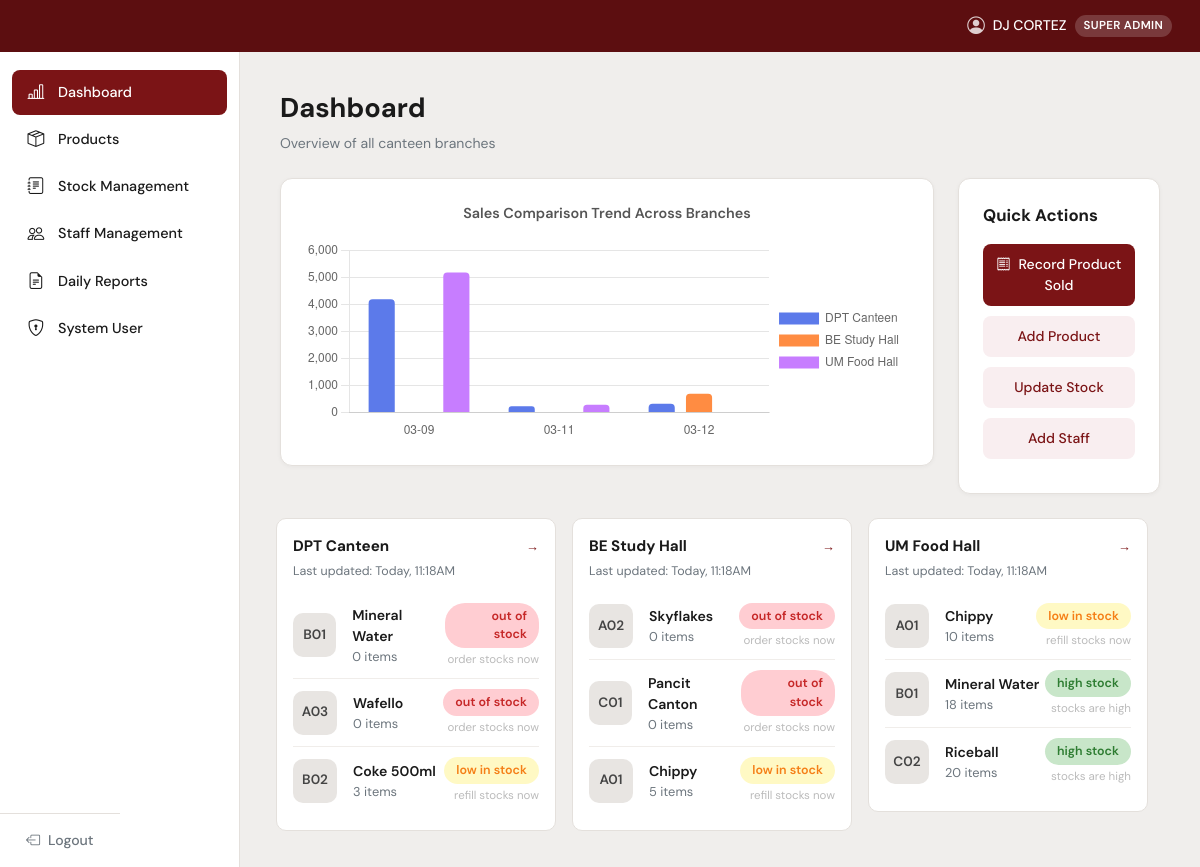
Page /dashboard.php (signed in) on the committed database.
### tables this page shows
CREATE TABLE `branches` (
  `id` int(11) NOT NULL,
  `name` varchar(100) NOT NULL,
  `code` varchar(20) NOT NULL,
  `address` varchar(255) DEFAULT NULL
);

CREATE TABLE `stocks` (
  `id` int(11) NOT NULL,
  `product_id` int(11) NOT NULL,
  `branch_id` int(11) NOT NULL,
  `quantity` int(11) NOT NULL DEFAULT 0,
  `reorder_level` int(11) NOT NULL DEFAULT 0,
  `last_updated` timestamp NOT NULL DEFAULT current_timestamp() ON UPDATE current_timestamp()
);

CREATE TABLE `products` (
  `id` int(11) NOT NULL,
  `product_id` varchar(20) NOT NULL,
  `name` varchar(150) NOT NULL,
  `category_id` int(11) DEFAULT NULL,
  `cost_price` decimal(10,2) NOT NULL DEFAULT 0.00,
  `selling_price` decimal(10,2) NOT NULL DEFAULT 0.00,
  `created_at` timestamp NOT NULL DEFAULT current_timestamp()
);

### includes/config.php (called while the page is built, shortened)
<?php
function userRole() {
    return $_SESSION['role'] ?? '';
}
function hasRole(string $min_role): bool {
    $levels = ['staff' => 1, 'admin' => 2, 'super_admin' => 3];
    $current = $levels[userRole()] ?? 0;
    $required = $levels[$min_role] ?? 99;
    return $current >= $required;
}
function roleBadge(string $role): string {
    return match($role) {
        'super_admin' => 'Super Admin',
        'admin'       => 'Admin',
        'staff'       => 'Staff',
        default       => ucfirst($role),
    };
}
?>

### dashboard.php (the view, shortened to what this page needs)
<?php
require_once 'includes/config.php';
$db = getDB();
$chartData = [];
$branches  = $db->query("SELECT id, name, code FROM branches ORDER BY id")->fetch_all(MYSQLI_ASSOC);
$dates     = $db->query("SELECT DISTINCT sale_date FROM sales ORDER BY sale_date DESC LIMIT 7")->fetch_all(MYSQLI_ASSOC);
$dates     = array_reverse($dates);
foreach ($dates as $d) {
    $row = ['date' => date('m-d', strtotime($d['sale_date']))];
    foreach ($branches as $b) {
        $r = $db->query("SELECT COALESCE(SUM(total_amount),0) as total FROM sales
                          WHERE branch_id={$b['id']} AND sale_date='{$d['sale_date']}'")->fetch_assoc();
        $row[$b['code']] = (float)$r['total'];
    }
    $chartData[] = $row;
}
$stockOverview = [];
foreach ($branches as $b) {
    $items = $db->query("SELECT p.product_id, p.name, s.quantity FROM stocks s
                          JOIN products p ON p.id=s.product_id
                          WHERE s.branch_id={$b['id']}
                          ORDER BY s.quantity ASC LIMIT 3")->fetch_all(MYSQLI_ASSOC);
    $stockOverview[$b['id']] = ['branch' => $b, 'items' => $items];
}
include 'includes/header.php';
?>
<div class="mb-4 d-flex align-items-center justify-content-between">
    <div>
        <div class="page-title">Dashboard</div>
        <div class="page-subtitle">Overview of all canteen branches</div>
    </div>
</div>
<div class="row g-4">
    <div class="col-lg-9">
        <div class="c-card p-4">
            <div class="mb-3 text-center" style="font-size:.9rem;font-weight:600;color:#555;">Sales Comparison Trend Across Branches</div>
            <canvas id="salesChart" height="100"></canvas>
        </div>
    </div>
    <div class="col-lg-3">
        <div class="c-card p-4">
            <div class="section-title mb-3">Quick Actions</div>
            <a href="invoice.php" class="quick-btn primary"><i class="bi bi-receipt me-2"></i>Record Product Sold</a>
            <a href="add_product.php" class="quick-btn secondary">Add Product</a>
            <a href="stock.php" class="quick-btn secondary">Update Stock</a>
            <?php if (hasRole('admin')): ?>
            <a href="add_staff.php" class="quick-btn secondary">Add Staff</a>
            <?php endif; ?>
        </div>
    </div>
<div class="row g-3 mt-2">
    <?php foreach ($stockOverview as $so): ?>
    <div class="col-md-4">
        <div class="stock-card">
            <div class="d-flex align-items-center justify-content-between mb-1">
                <span class="branch-name"><?= htmlspecialchars($so['branch']['name']) ?></span>
                <a href="stock.php?branch=<?= $so['branch']['id'] ?>" style="font-size:.8rem;color:var(--maroon);text-decoration:none;">→</a>
            </div>
            <div class="last-updated">Last updated: Today, <?= date('h:iA') ?></div>
            <?php foreach ($so['items'] as $item):
                $qty = (int)$item['quantity'];
                if ($qty === 0)    { $cls = 'status-out'; $label = 'out of stock'; $hint = 'order stocks now'; }
                elseif ($qty <= 15) { $cls = 'status-low'; $label = 'low in stock'; $hint = 'refill stocks now'; }
                else               { $cls = 'status-high'; $label = 'high stock';  $hint = 'stocks are high'; }
            ?>
            <div class="stock-item">
                <div class="d-flex align-items-center gap-3">
                    <div class="id-badge"><?= htmlspecialchars($item['product_id']) ?></div>
                    <div class="item-info">
                        <div class="name"><?= htmlspecialchars($item['name']) ?></div>
                        <div class="qty"><?= $qty ?> items</div>
                    </div>
                </div>
                <div class="status-wrap">
                    <span class="status-pill <?= $cls ?>"><?= $label ?></span>
                    <div class="hint"><?= $hint ?></div>
                </div>
            </div>
            <?php endforeach; ?>
        </div>
    </div>
    <?php endforeach; ?>
</div>
<script>
const chartData   = <?= json_encode($chartData) ?>;
const labels      = chartData.map(d => d.date);
const colors      = ['#5C7AEA','#FF8C42','#C77DFF'];
const branchKeys  = <?= json_encode(array_column($branches, 'code')) ?>;
const branchNames = <?= json_encode(array_column($branches, 'name')) ?>;
new Chart(document.getElementById('salesChart'), {
    type: 'bar',
    data: {
        labels,
        datasets: branchKeys.map((key, i) => ({
            label: branchNames[i],
            data: chartData.map(d => d[key] || 0),
            backgroundColor: colors[i],
            borderRadius: 4,
            barPercentage: 0.7,
        }))
    },
    options: {
        responsive: true,
        plugins: { legend: { position: 'right' } },
        scales: {
            y: { beginAtZero: true, ticks: { callback: v => v.toLocaleString() } },
            x: { grid: { display: false } }
        }
    }
});
</script>
<?php include 'includes/footer.php'; ?>

### includes/header.php (shortened to what this page needs)
<?php
$current_page = basename($_SERVER['PHP_SELF'], '.php');
$_role        = userRole();
?>
<!DOCTYPE html>
<html lang="en">
<head>
    <link rel="stylesheet" href="https://cdn.jsdelivr.net/npm/bootstrap@5.3.2/dist/css/bootstrap.min.css">
    <link rel="stylesheet" href="https://cdn.jsdelivr.net/npm/bootstrap-icons@1.11.3/font/bootstrap-icons.min.css">
</head>
<body>
<div class="topbar">
    <div class="admin-badge">
        <i class="bi bi-person-circle"></i>
        <?= htmlspecialchars($_SESSION['full_name'] ?? 'User') ?>
        <span class="role-chip"><?= roleBadge($_role) ?></span>
    </div>
</div>
<nav class="sidebar">
    <ul class="nav-list">
        <li class="nav-item">
            <a href="dashboard.php" class="nav-link <?= $current_page === 'dashboard' ? 'active' : '' ?>">
                <i class="bi bi-bar-chart-line"></i> Dashboard
            </a>
        </li>
        <li class="nav-item">
            <a href="products.php" class="nav-link <?= in_array($current_page, ['products','add_product','edit_product']) ? 'active' : '' ?>">
                <i class="bi bi-box-seam"></i> Products
            </a>
        </li>
        <li class="nav-item">
            <a href="stock.php" class="nav-link <?= in_array($current_page, ['stock','stock_branch','update_stock']) ? 'active' : '' ?>">
                <i class="bi bi-journal-text"></i> Stock Management
            </a>
        </li>
        <?php if (hasRole('admin')): ?>
        <li class="nav-item">
            <a href="staff.php"
               class="nav-link <?= in_array($current_page, ['staff','add_staff','edit_staff','view_staff','staff_attendance','attendance_history']) ? 'active' : '' ?>">
                <i class="bi bi-people"></i> Staff Management
            </a>
        </li>
        <?php endif; ?>
        <?php if (hasRole('super_admin')): ?>
        <li class="nav-item">
            <a href="reports.php" class="nav-link <?= in_array($current_page, ['reports','invoice']) ? 'active' : '' ?>">
                <i class="bi bi-file-earmark-text"></i> Daily Reports
            </a>
        </li>
        <?php endif; ?>
        <?php if (hasRole('super_admin')): ?>
        <li class="nav-item">
            <a href="system_user.php" class="nav-link <?= $current_page === 'system_user' ? 'active' : '' ?>">
                <i class="bi bi-shield-lock"></i> System User
            </a>
        </li>
        <?php endif; ?>
    </ul>
    <form method="POST" action="logout.php">
        <button type="submit" class="logout-btn">
            <i class="bi bi-box-arrow-left me-2"></i>Logout
        </button>
    </form>
</nav>
<div class="main-content">

### includes/footer.php (shortened to what this page needs)
</div>
</body>
</html>

### includes/header.php (style rules this page uses)
:root { --maroon: #7B1416; --maroon-dark: #5C0E10; --maroon-light: #A03030; --crimson: #C1375A; --bg-body: #F0EEEC; --sidebar-w: 240px; --header-h: 52px; --text-main: #1a1a1a; --text-muted: #6c757d; --card-bg: #FFFFFF; --border: #E4E0DC; --tbl-header: #EAE6E2; }
*, *::before, *::after { box-sizing: border-box; margin: 0; padding: 0; }
body { font-family: 'DM Sans', sans-serif; background: var(--bg-body); color: var(--text-main); min-height: 100vh; }
.topbar { position: fixed; top: 0; left: 0; right: 0; z-index: 1000; height: var(--header-h); background: var(--maroon-dark); display: flex; align-items: center; justify-content: flex-end; padding: 0 28px; }
.topbar .admin-badge { color: #fff; font-size: .875rem; font-weight: 500; display: flex; align-items: center; gap: 8px; }
.topbar .admin-badge i { font-size: 1.1rem; opacity: .8; }
.role-chip { font-size: .72rem; font-weight: 600; padding: 2px 9px; border-radius: 20px; background: rgba(255,255,255,.18); letter-spacing: .03em; text-transform: uppercase; }
.sidebar { position: fixed; top: var(--header-h); left: 0; bottom: 0; width: var(--sidebar-w); background: #fff; border-right: 1px solid var(--border); display: flex; flex-direction: column; overflow-y: auto; z-index: 900; }
.sidebar .nav-list { list-style: none; padding: 18px 12px; flex: 1; }
.sidebar .nav-item { margin-bottom: 2px; }
.sidebar .nav-link { display: flex; align-items: center; gap: 12px; padding: 10px 14px; border-radius: 8px; color: var(--text-main); font-size: .9rem; font-weight: 500; text-decoration: none; transition: background .15s, color .15s; }
.sidebar .nav-link i { font-size: 1.05rem; width: 20px; text-align: center; }
.sidebar .nav-link.active { background: var(--maroon); color: #fff; }
.sidebar .logout-btn { padding: 16px 26px; color: var(--text-muted); font-size: .88rem; font-weight: 500; cursor: pointer; border: none; background: none; text-align: left; border-top: 1px solid var(--border); }
.main-content { margin-left: var(--sidebar-w); margin-top: var(--header-h); padding: 36px 40px; min-height: calc(100vh - var(--header-h)); }
.page-title { font-size: 1.7rem; font-weight: 700; margin-bottom: 4px; }
.page-subtitle { color: var(--text-muted); font-size: .875rem; }
.c-card { background: var(--card-bg); border-radius: 12px; border: 1px solid var(--border); box-shadow: 0 1px 4px rgba(0,0,0,.04); }
.id-badge { display: inline-flex; align-items: center; justify-content: center; width: 44px; height: 44px; border-radius: 10px; background: #E8E5E2; font-size: .85rem; font-weight: 600; color: #444; }
.status-pill { display: inline-flex; align-items: center; padding: 4px 12px; border-radius: 20px; font-size: .78rem; font-weight: 600; gap: 6px; }
.status-out { background: #FFCDD2; color: #C62828; }
.status-low { background: #FFF9C4; color: #F57F17; }
.status-high { background: #C8E6C9; color: #2E7D32; }
.section-title { font-size: 1.05rem; font-weight: 700; margin-bottom: 20px; }
.quick-btn { display: block; width: 100%; text-align: center; padding: 10px; border-radius: 8px; font-size: .875rem; font-weight: 500; text-decoration: none; margin-bottom: 10px; transition: all .15s; }
.quick-btn.primary { background: var(--maroon); color: #fff; }
.quick-btn.secondary { background: #F9EEF0; color: var(--maroon); }
.stock-card { border: 1px solid var(--border); border-radius: 10px; padding: 16px; background: #fff; }
.stock-card .branch-name { font-weight: 700; font-size: .95rem; }
.stock-card .last-updated { font-size: .78rem; color: var(--text-muted); margin-bottom: 12px; }
.stock-item { display: flex; align-items: center; justify-content: space-between; padding: 10px 0; border-bottom: 1px solid #F0EDEA; }
.stock-item:last-child { border-bottom: none; }
.stock-item .item-info .name { font-weight: 600; font-size: .88rem; }
.stock-item .item-info .qty { font-size: .8rem; color: var(--text-muted); }
.stock-item .status-wrap { text-align: right; }
.stock-item .status-wrap .hint { font-size: .72rem; color: #bbb; margin-top: 3px; }

### rows in the picture
branches: name "DPT Canteen"
stocks: product.product_id "B01", product.name "Mineral Water", quantity "0", quantity "out of stock", quantity "order stocks now"
stocks: product.product_id "A03", product.name "Wafello", quantity "0", quantity "out of stock", quantity "order stocks now"
stocks: product.product_id "B02", product.name "Coke 500ml", quantity "3", quantity "low in stock", quantity "refill stocks now"
branches: name "BE Study Hall"
stocks: product.product_id "A02", product.name "Skyflakes", quantity "0", quantity "out of stock", quantity "order stocks now"
stocks: product.product_id "C01", product.name "Pancit Canton", quantity "0", quantity "out of stock", quantity "order stocks now"
stocks: product.product_id "A01", product.name "Chippy", quantity "5", quantity "low in stock", quantity "refill stocks now"
branches: name "UM Food Hall"
stocks: product.product_id "A01", product.name "Chippy", quantity "10", quantity "low in stock", quantity "refill stocks now"
stocks: product.product_id "B01", product.name "Mineral Water", quantity "18", quantity "high stock", quantity "stocks are high"
stocks: product.product_id "C02", product.name "Riceball", quantity "20", quantity "high stock", quantity "stocks are high"

### other values in the picture
$_SESSION['full_name'] "DJ CORTEZ"
roleBadge($_role) "SUPER ADMIN"
chart data {{ json_encode($chartData) }} [{"date":"03-09","DPT":4185,"BE":0,"UM":5175},{"date":"03-11","DPT":236,"BE":0,"UM":290},{"date":"03-12","DPT":325,"BE":700,"UM":0}]
chart data {{ json_encode(array_column($branches, 'code')) }} ["DPT","BE","UM"]
chart data {{ json_encode(array_column($branches, 'name')) }} ["DPT Canteen","BE Study Hall","UM Food Hall"]
